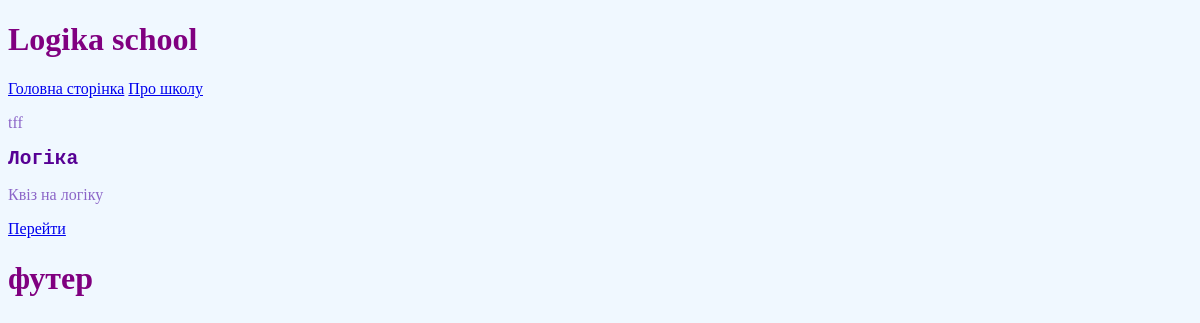
The app's page /, older data.
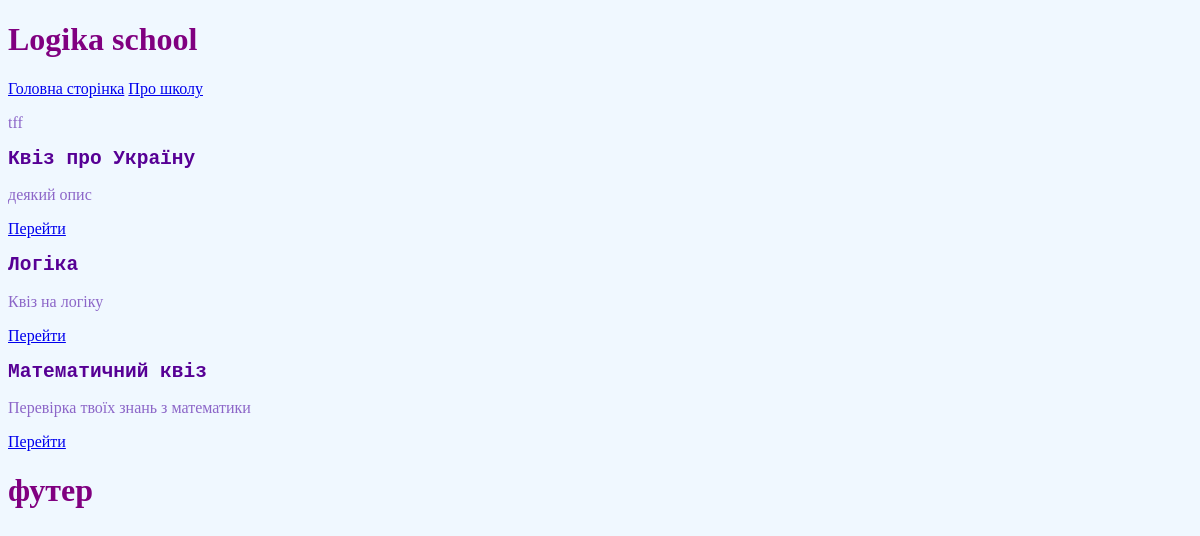
The same page, newer data.
### tables this page shows
CREATE TABLE Quiz (
            id INT PRIMARY KEY,
            title VARCHAR (255),
            description TEXT);

### run_server.py (the view)
@app.route("/")
def index():
    db_manager = DBManager(db_name)
    quizzes = db_manager.get_quizzes()
    return render_template("index.html", quizzes=quizzes)

### DBManager.py (called while the page is built)
    def get_quizzes(self):
        cursor = self.connection.cursor()
        cursor.execute("SELECT * FROM Quiz")
        res = cursor.fetchall()
        cursor.close()
        return res

### templates/index.html
{% extends "base.html" %}
{% block content %}
<p > tff  </p>
{% for quiz in quizzes %}
    <h2>{{ quiz[1] }}</h2>
    <p>{{ quiz[2] }}</p>
    <a href="/quiz/{{quiz[0]}}">Перейти</a>
{% endfor %}
{% endblock %}

### templates/base.html (shortened to what this page needs)
<!DOCTYPE html>
<html lang="en">
<head>
    <link rel="stylesheet" href="{{ url_for('static', filename='style.css')}}">
</head>
<body>
<h1> <b>Logika school</b> </h1>
<nav>
    <a href="/"> Головна сторінка</a>
    <a href="/about_school"> Про школу </a>
</nav>
{% block content %} {% endblock %}
<h1> футер </h1>
</body>
</html>

### static/style.css (style rules this page uses)
body { background: AliceBlue; }
h1 { color: purple; }
h2 { color: #570095; font-family: Monospace; }
p { color: #8c66c8; }

Row changes from the older to the newer data that the page shows:
added Quiz: title "Квіз про Україну", description "деякий опис"
added Quiz: title "Математичний квіз", description "Перевірка твоїх знань з математики"
